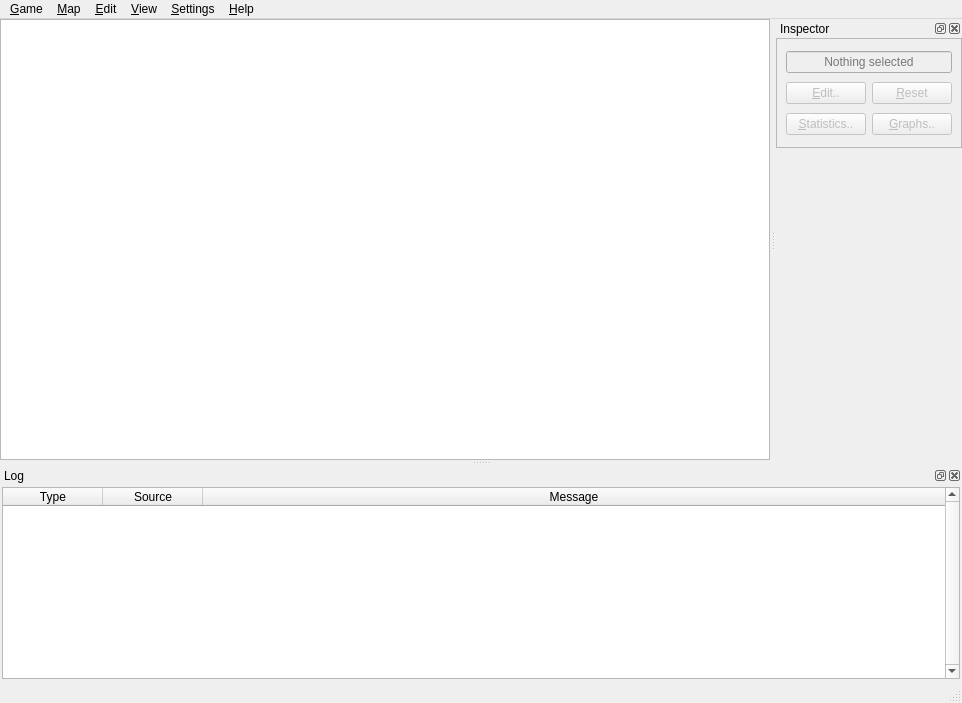
<?xml version="1.0" encoding="UTF-8"?>
<ui version="4.0">
 <class>Editor</class>
 <widget class="QMainWindow" name="Editor">
  <property name="geometry">
   <rect>
    <x>0</x>
    <y>0</y>
    <width>962</width>
    <height>703</height>
   </rect>
  </property>
  <property name="windowTitle">
   <string>ADWIF - Editor</string>
  </property>
  <widget class="QWidget" name="centralwidget">
   <layout class="QVBoxLayout" name="verticalLayout">
    <property name="leftMargin">
     <number>0</number>
    </property>
    <property name="topMargin">
     <number>0</number>
    </property>
    <property name="rightMargin">
     <number>0</number>
    </property>
    <property name="bottomMargin">
     <number>0</number>
    </property>
    <item>
     <widget class="QGraphicsView" name="graphicsView"/>
    </item>
   </layout>
  </widget>
  <widget class="QMenuBar" name="menubar">
   <property name="geometry">
    <rect>
     <x>0</x>
     <y>0</y>
     <width>962</width>
     <height>23</height>
    </rect>
   </property>
   <widget class="QMenu" name="menu_Simulation">
    <property name="title">
     <string>&amp;Game</string>
    </property>
    <addaction name="action_Reload"/>
    <addaction name="separator"/>
    <addaction name="action_Save"/>
    <addaction name="action_Save_As"/>
    <addaction name="separator"/>
    <addaction name="action_Close"/>
    <addaction name="separator"/>
    <addaction name="action_Quit"/>
   </widget>
   <widget class="QMenu" name="menuView">
    <property name="title">
     <string>&amp;View</string>
    </property>
    <addaction name="action_Inspector"/>
    <addaction name="action_Log"/>
   </widget>
   <widget class="QMenu" name="menu_Settings">
    <property name="title">
     <string>&amp;Settings</string>
    </property>
   </widget>
   <widget class="QMenu" name="menu_Help">
    <property name="title">
     <string>&amp;Help</string>
    </property>
   </widget>
   <widget class="QMenu" name="menu_Edit">
    <property name="title">
     <string>&amp;Edit</string>
    </property>
   </widget>
   <widget class="QMenu" name="menu_Map">
    <property name="title">
     <string>&amp;Map</string>
    </property>
    <addaction name="action_Create_Map"/>
    <addaction name="action_Load_Map"/>
    <addaction name="action_Unload_Map"/>
    <addaction name="separator"/>
    <addaction name="action_Terrain_Parameters"/>
   </widget>
   <addaction name="menu_Simulation"/>
   <addaction name="menu_Map"/>
   <addaction name="menu_Edit"/>
   <addaction name="menuView"/>
   <addaction name="menu_Settings"/>
   <addaction name="menu_Help"/>
  </widget>
  <widget class="QStatusBar" name="statusbar"/>
  <widget class="QDockWidget" name="dockInspector">
   <property name="windowIcon">
    <iconset resource="../../../Desktop/dev/ADWIF/editor/resources.qrc">
     <normaloff>:/icons/resources/property.png</normaloff>:/icons/resources/property.png</iconset>
   </property>
   <property name="features">
    <set>QDockWidget::AllDockWidgetFeatures</set>
   </property>
   <property name="allowedAreas">
    <set>Qt::LeftDockWidgetArea|Qt::RightDockWidgetArea</set>
   </property>
   <property name="windowTitle">
    <string>Inspector</string>
   </property>
   <attribute name="dockWidgetArea">
    <number>2</number>
   </attribute>
   <widget class="QWidget" name="dockWidgetContents">
    <layout class="QGridLayout" name="gridLayout_2">
     <property name="leftMargin">
      <number>0</number>
     </property>
     <property name="topMargin">
      <number>0</number>
     </property>
     <property name="rightMargin">
      <number>0</number>
     </property>
     <property name="bottomMargin">
      <number>0</number>
     </property>
     <property name="horizontalSpacing">
      <number>6</number>
     </property>
     <item row="2" column="0" colspan="2">
      <widget class="QtTreePropertyBrowser" name="propertyBrowser" native="true"/>
     </item>
     <item row="1" column="0" colspan="2">
      <widget class="QFrame" name="frameActions">
       <property name="maximumSize">
        <size>
         <width>16777215</width>
         <height>110</height>
        </size>
       </property>
       <property name="frameShape">
        <enum>QFrame::StyledPanel</enum>
       </property>
       <property name="frameShadow">
        <enum>QFrame::Plain</enum>
       </property>
       <layout class="QGridLayout" name="gridLayout">
        <item row="1" column="1">
         <widget class="QPushButton" name="buttonReset">
          <property name="enabled">
           <bool>false</bool>
          </property>
          <property name="text">
           <string>&amp;Reset</string>
          </property>
         </widget>
        </item>
        <item row="4" column="0">
         <widget class="QPushButton" name="buttonStatistics">
          <property name="enabled">
           <bool>false</bool>
          </property>
          <property name="text">
           <string>&amp;Statistics..</string>
          </property>
         </widget>
        </item>
        <item row="0" column="0" colspan="2">
         <widget class="QLineEdit" name="textCurrentSelection">
          <property name="enabled">
           <bool>false</bool>
          </property>
          <property name="alignment">
           <set>Qt::AlignCenter</set>
          </property>
          <property name="placeholderText">
           <string>Nothing selected</string>
          </property>
         </widget>
        </item>
        <item row="4" column="1">
         <widget class="QPushButton" name="buttonGraphs">
          <property name="enabled">
           <bool>false</bool>
          </property>
          <property name="text">
           <string>&amp;Graphs..</string>
          </property>
         </widget>
        </item>
        <item row="1" column="0">
         <widget class="QPushButton" name="buttonEdit">
          <property name="enabled">
           <bool>false</bool>
          </property>
          <property name="text">
           <string>&amp;Edit..</string>
          </property>
         </widget>
        </item>
       </layout>
      </widget>
     </item>
    </layout>
   </widget>
  </widget>
  <widget class="QDockWidget" name="dockLog">
   <property name="minimumSize">
    <size>
     <width>82</width>
     <height>120</height>
    </size>
   </property>
   <property name="baseSize">
    <size>
     <width>0</width>
     <height>120</height>
    </size>
   </property>
   <property name="windowTitle">
    <string>Log</string>
   </property>
   <attribute name="dockWidgetArea">
    <number>8</number>
   </attribute>
   <widget class="QWidget" name="dockWidgetContents_3">
    <layout class="QVBoxLayout" name="verticalLayout_2">
     <property name="leftMargin">
      <number>0</number>
     </property>
     <property name="topMargin">
      <number>0</number>
     </property>
     <property name="rightMargin">
      <number>0</number>
     </property>
     <property name="bottomMargin">
      <number>0</number>
     </property>
     <item>
      <layout class="QHBoxLayout" name="horizontalLayout">
       <property name="spacing">
        <number>0</number>
       </property>
       <property name="sizeConstraint">
        <enum>QLayout::SetMaximumSize</enum>
       </property>
       <property name="leftMargin">
        <number>2</number>
       </property>
       <property name="topMargin">
        <number>2</number>
       </property>
       <property name="rightMargin">
        <number>2</number>
       </property>
       <property name="bottomMargin">
        <number>2</number>
       </property>
       <item>
        <widget class="QTableWidget" name="tableLog">
         <property name="styleSheet">
          <string notr="true">QTableWidget::item { padding: 0px }</string>
         </property>
         <property name="verticalScrollBarPolicy">
          <enum>Qt::ScrollBarAlwaysOn</enum>
         </property>
         <attribute name="horizontalHeaderCascadingSectionResizes">
          <bool>true</bool>
         </attribute>
         <attribute name="horizontalHeaderStretchLastSection">
          <bool>true</bool>
         </attribute>
         <attribute name="verticalHeaderVisible">
          <bool>false</bool>
         </attribute>
         <column>
          <property name="text">
           <string>Type</string>
          </property>
         </column>
         <column>
          <property name="text">
           <string>Source</string>
          </property>
         </column>
         <column>
          <property name="text">
           <string>Message</string>
          </property>
         </column>
        </widget>
       </item>
      </layout>
     </item>
    </layout>
   </widget>
  </widget>
  <action name="action_New">
   <property name="text">
    <string>&amp;New...</string>
   </property>
   <property name="shortcut">
    <string>Ctrl+N</string>
   </property>
  </action>
  <action name="action_Load">
   <property name="text">
    <string>&amp;Load...</string>
   </property>
   <property name="shortcut">
    <string>Ctrl+L</string>
   </property>
  </action>
  <action name="action_Reload">
   <property name="text">
    <string>&amp;Reload Data</string>
   </property>
  </action>
  <action name="action_Save">
   <property name="enabled">
    <bool>false</bool>
   </property>
   <property name="text">
    <string>&amp;Save Data</string>
   </property>
   <property name="shortcut">
    <string>Ctrl+S</string>
   </property>
  </action>
  <action name="action_Save_As">
   <property name="enabled">
    <bool>false</bool>
   </property>
   <property name="text">
    <string>Export..</string>
   </property>
  </action>
  <action name="action_Close">
   <property name="enabled">
    <bool>false</bool>
   </property>
   <property name="text">
    <string>&amp;Close</string>
   </property>
  </action>
  <action name="action_Quit">
   <property name="text">
    <string>&amp;Quit</string>
   </property>
   <property name="shortcut">
    <string>Ctrl+Q</string>
   </property>
  </action>
  <action name="action_Inspector">
   <property name="checkable">
    <bool>true</bool>
   </property>
   <property name="checked">
    <bool>true</bool>
   </property>
   <property name="text">
    <string>&amp;Inspector</string>
   </property>
  </action>
  <action name="action_Terrain_Parameters">
   <property name="enabled">
    <bool>true</bool>
   </property>
   <property name="text">
    <string>&amp;Edit Parameters..</string>
   </property>
  </action>
  <action name="action_Create_Map">
   <property name="enabled">
    <bool>false</bool>
   </property>
   <property name="text">
    <string>&amp;Create</string>
   </property>
  </action>
  <action name="action_Load_Map">
   <property name="enabled">
    <bool>false</bool>
   </property>
   <property name="text">
    <string>&amp;Load</string>
   </property>
  </action>
  <action name="action_Unload_Map">
   <property name="enabled">
    <bool>false</bool>
   </property>
   <property name="text">
    <string>&amp;Save</string>
   </property>
  </action>
  <action name="action_Log">
   <property name="checkable">
    <bool>true</bool>
   </property>
   <property name="checked">
    <bool>true</bool>
   </property>
   <property name="text">
    <string>&amp;Log</string>
   </property>
  </action>
 </widget>
 <customwidgets>
  <customwidget>
   <class>QtTreePropertyBrowser</class>
   <extends>QWidget</extends>
   <header location="global">qttreepropertybrowser.h</header>
   <container>1</container>
  </customwidget>
 </customwidgets>
 <resources>
  <include location="../../../Desktop/dev/ADWIF/editor/resources.qrc"/>
 </resources>
 <connections>
  <connection>
   <sender>action_Inspector</sender>
   <signal>toggled(bool)</signal>
   <receiver>dockInspector</receiver>
   <slot>setVisible(bool)</slot>
   <hints>
    <hint type="sourcelabel">
     <x>-1</x>
     <y>-1</y>
    </hint>
    <hint type="destinationlabel">
     <x>755</x>
     <y>296</y>
    </hint>
   </hints>
  </connection>
  <connection>
   <sender>action_Log</sender>
   <signal>toggled(bool)</signal>
   <receiver>dockLog</receiver>
   <slot>setVisible(bool)</slot>
   <hints>
    <hint type="sourcelabel">
     <x>-1</x>
     <y>-1</y>
    </hint>
    <hint type="destinationlabel">
     <x>480</x>
     <y>611</y>
    </hint>
   </hints>
  </connection>
 </connections>
</ui>
